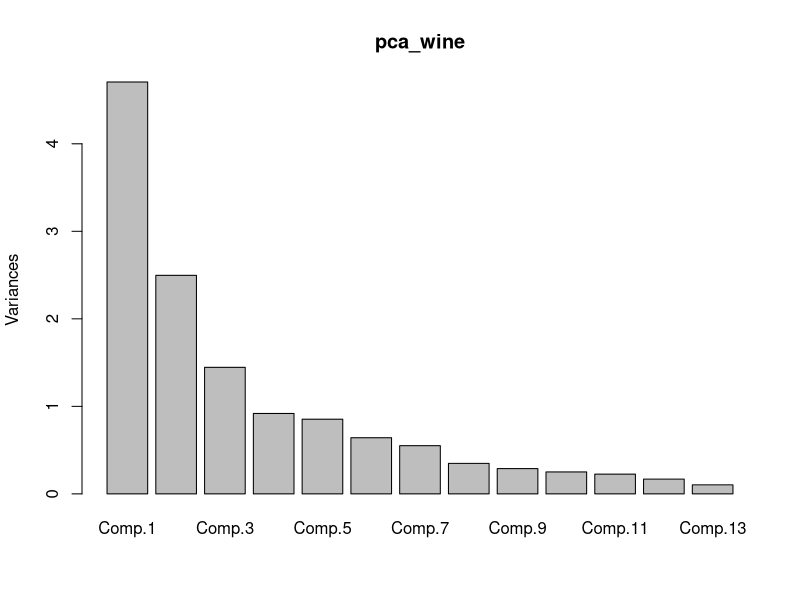
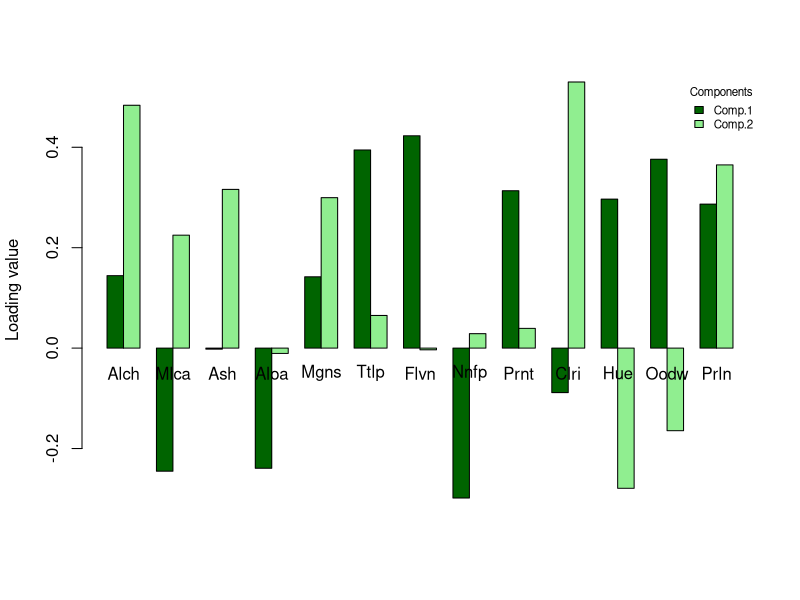
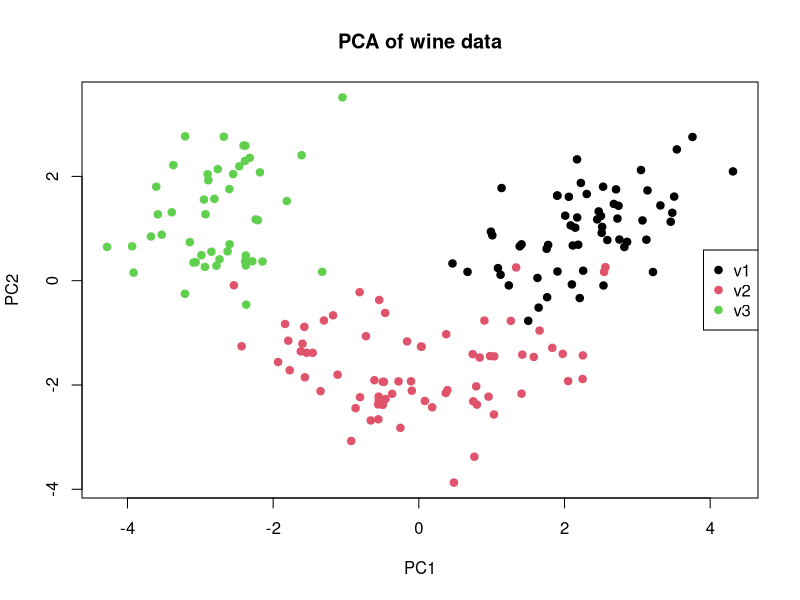
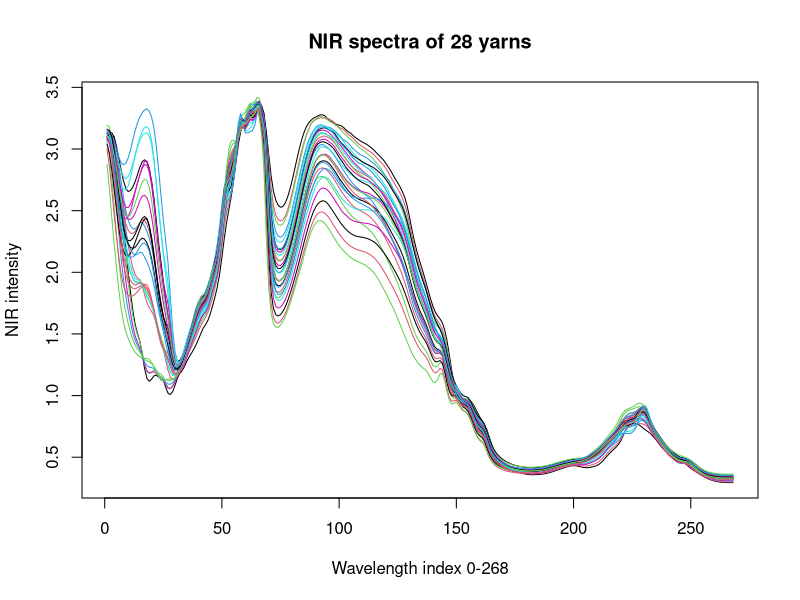
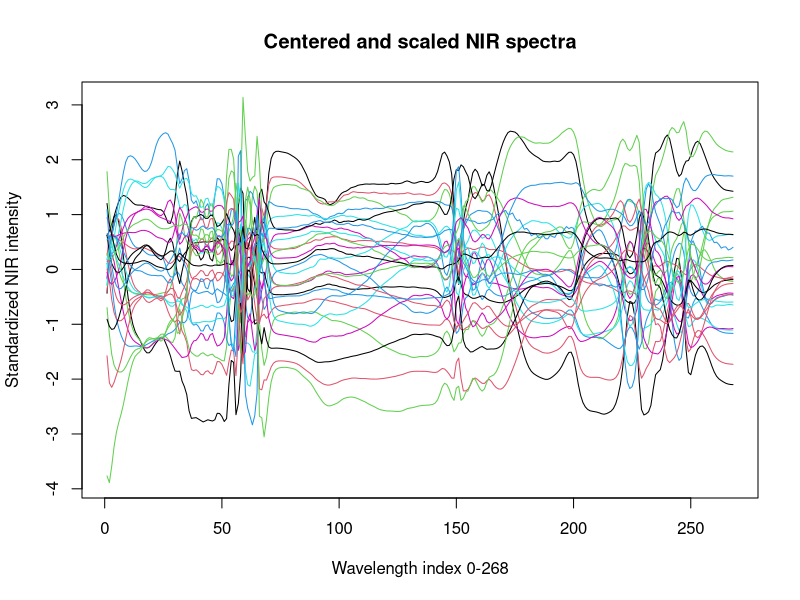
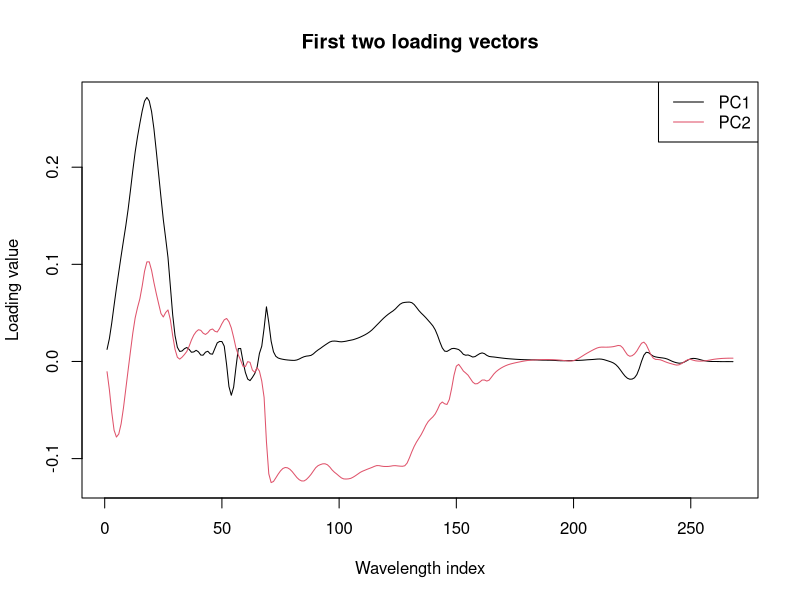
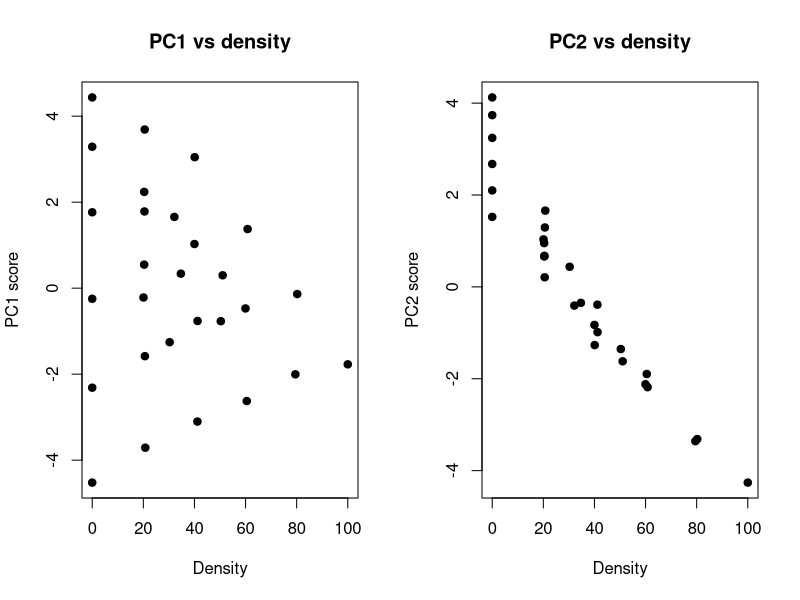

The R source for these figures, in order:
## ---- chunk 1
knitr::opts_chunk$set(
  echo = TRUE, 
  message = FALSE,
  warning = FALSE,
  fig.align = "center",
  fig.path = "figures/"
  )
## ---- chunk 2
library(doBy)
data("wine")
#?wine

pca_wine <- princomp(wine[, -1], cor = TRUE)

summary(pca_wine)
plot(pca_wine, npcs=13)

## ---- chunk 3
pca_wine$loadings[, 1:2]

loadings_df <- as.data.frame(pca_wine$loadings[, 1:2])

barplot1b <- barplot(t(as.matrix(loadings_df)), beside = TRUE,
                     col = c("darkgreen", "lightgreen"),
                     ylab = "Loading value", xaxt = "n")

text(colMeans(barplot1b), -0.05, labels = rownames(loadings_df), xpd = TRUE)

legend("topright",legend = colnames(loadings_df), fill = c("darkgreen", "lightgreen"),title = "Components", bty = "n", cex = 0.7,pt.cex = 0.7)
## ---- chunk 4
scores <- pca_wine$scores

plot(scores[, 1], scores[, 2],
     col = wine$Cult, pch = 19, xlab = "PC1", ylab = "PC2",
     main = "PCA of wine data")

legend("right", legend = levels(wine$Cult),
       col = 1:length(levels(wine$Cult)), pch = 19)

## ---- chunk 5
library(pls)
data("yarn")
str(yarn)
## ---- chunk 6
matplot(t(yarn$NIR), type = "l", lty = 1,
        xlab = "Wavelength index 0-268",
        ylab = "NIR intensity",
        main = "NIR spectra of 28 yarns")
## ---- chunk 7
matplot(t(scale(yarn$NIR)), type = "l", lty = 1,
        xlab = "Wavelength index 0-268",
        ylab = "Standardized NIR intensity",
        main = "Centered and scaled NIR spectra")
## ---- chunk 8
#cov_yarn <- cov(yarn$NIR)
#eigen(cov_yarn)$values
## ---- chunk 9
pca_yarn <- prcomp(yarn$NIR, center = TRUE, scale = FALSE)

summary(pca_yarn)

matplot(pca_yarn$rotation[, 1:2], type = "l", lty = 1,
        xlab = "Wavelength index",
        ylab = "Loading value",
        main = "First two loading vectors")
legend("topright", legend = c("PC1", "PC2"), col = 1:2, lty = 1)

## ---- chunk 10
scores_yarn <- pca_yarn$x

par(mfrow = c(1, 2))

plot(yarn$density, pca_yarn$x[, 1],
     pch = 19,
     xlab = "Density", ylab = "PC1 score",
     main = "PC1 vs density")

plot(yarn$density, pca_yarn$x[, 2],
     pch = 19,
     xlab = "Density", ylab = "PC2 score",
     main = "PC2 vs density")
